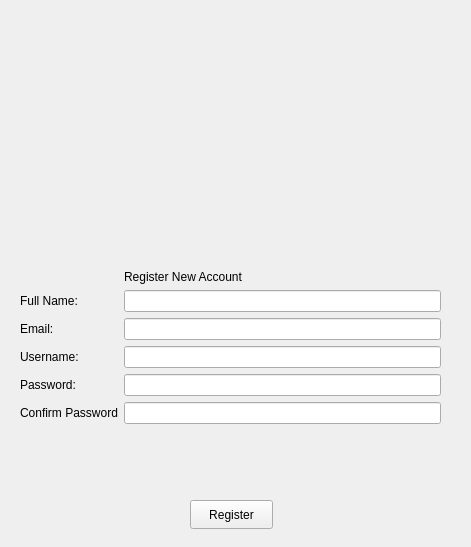
<?xml version="1.0" encoding="UTF-8"?>
<ui version="4.0">
 <class>Form</class>
 <widget class="QWidget" name="Form">
  <property name="geometry">
   <rect>
    <x>0</x>
    <y>0</y>
    <width>471</width>
    <height>547</height>
   </rect>
  </property>
  <property name="windowTitle">
   <string>Form</string>
  </property>
  <widget class="QLabel" name="logo">
   <property name="geometry">
    <rect>
     <x>70</x>
     <y>20</y>
     <width>331</width>
     <height>201</height>
    </rect>
   </property>
   <property name="text">
    <string/>
   </property>
   <property name="pixmap">
    <pixmap>logo.jpg</pixmap>
   </property>
   <property name="scaledContents">
    <bool>true</bool>
   </property>
  </widget>
  <widget class="QWidget" name="formLayoutWidget">
   <property name="geometry">
    <rect>
     <x>20</x>
     <y>270</y>
     <width>421</width>
     <height>214</height>
    </rect>
   </property>
   <layout class="QFormLayout" name="formLayout">
    <item row="2" column="0">
     <widget class="QLabel" name="fullNameLabel">
      <property name="text">
       <string>Full Name:</string>
      </property>
     </widget>
    </item>
    <item row="2" column="1">
     <widget class="QLineEdit" name="fullNameLineEdit"/>
    </item>
    <item row="3" column="0">
     <widget class="QLabel" name="emailLabel">
      <property name="text">
       <string>Email:</string>
      </property>
     </widget>
    </item>
    <item row="3" column="1">
     <widget class="QLineEdit" name="emailLineEdit"/>
    </item>
    <item row="4" column="0">
     <widget class="QLabel" name="usernameLabel">
      <property name="text">
       <string>Username:</string>
      </property>
     </widget>
    </item>
    <item row="4" column="1">
     <widget class="QLineEdit" name="usernameLineEdit"/>
    </item>
    <item row="5" column="0">
     <widget class="QLabel" name="passwordLabel">
      <property name="text">
       <string>Password:</string>
      </property>
     </widget>
    </item>
    <item row="5" column="1">
     <widget class="QLineEdit" name="passwordLineEdit"/>
    </item>
    <item row="6" column="0">
     <widget class="QLabel" name="confirmPasswordLabel">
      <property name="text">
       <string>Confirm Password</string>
      </property>
     </widget>
    </item>
    <item row="6" column="1">
     <widget class="QLineEdit" name="confirmPasswordLineEdit"/>
    </item>
    <item row="1" column="1">
     <widget class="QLabel" name="label_7">
      <property name="styleSheet">
       <string notr="true">font: 300 18pt &quot;Segoe UI Light&quot;;
color: rgb(0, 0, 0);</string>
      </property>
      <property name="text">
       <string>Register New Account</string>
      </property>
     </widget>
    </item>
   </layout>
  </widget>
  <widget class="QPushButton" name="pushButton">
   <property name="geometry">
    <rect>
     <x>190</x>
     <y>500</y>
     <width>83</width>
     <height>29</height>
    </rect>
   </property>
   <property name="text">
    <string>Register</string>
   </property>
  </widget>
 </widget>
 <resources/>
 <connections/>
</ui>
